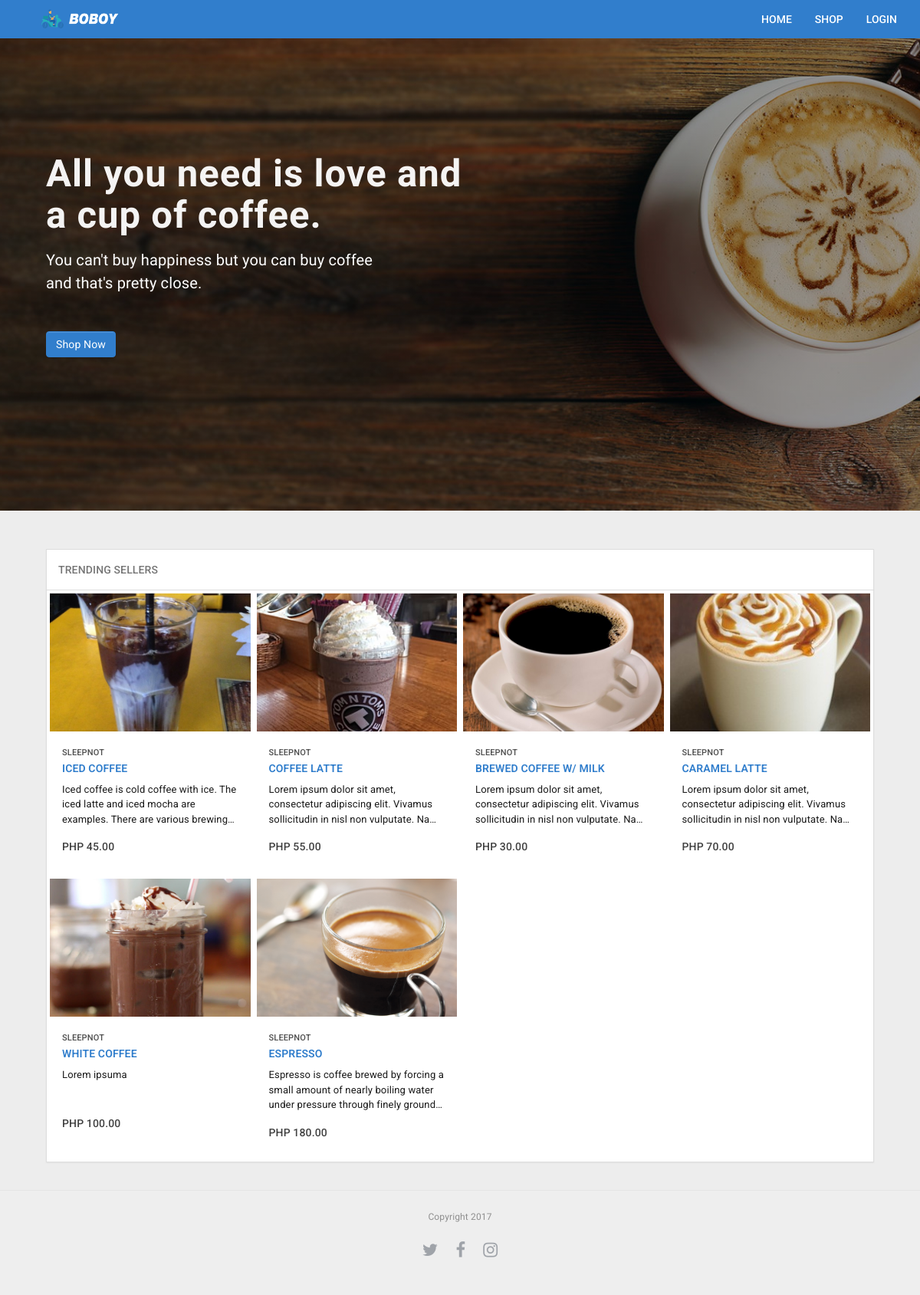
The page / on the database its author committed.
### tables this page shows
CREATE TABLE IF NOT EXISTS `items` (
  `item_id` int(8) unsigned NOT NULL AUTO_INCREMENT,
  `brand_id` int(3) NOT NULL DEFAULT '0',
  `item_name` varchar(255) NOT NULL DEFAULT '',
  `item_description` varchar(255) NOT NULL DEFAULT '',
  `item_size` varchar(255) NOT NULL DEFAULT '',
  `item_price` float(10,2) NOT NULL DEFAULT '0.00',
  `item_img` varchar(255) NOT NULL DEFAULT '',
  `item_status` int(11) NOT NULL DEFAULT '0',
  `created_at` datetime NOT NULL DEFAULT '0000-00-00 00:00:00',
  PRIMARY KEY (`item_id`),
  KEY `brand_id` (`brand_id`)
);

CREATE TABLE IF NOT EXISTS `brands` (
  `brand_id` int(10) unsigned NOT NULL AUTO_INCREMENT,
  `brand_name` varchar(255) NOT NULL DEFAULT '',
  `brand_status` int(11) NOT NULL DEFAULT '0',
  `update_checker` int(11) NOT NULL DEFAULT '0',
  KEY `id` (`brand_id`)
);

### classes/class.users.php (called while the page is built, shortened)
<?php
class Users{
    public function get_session(){
      if(isset($_SESSION['usr_login']) && $_SESSION['usr_login'] == true){
        return true;
      }
      else{
        return false;
      }
    }
}

### classes/class.items.php (called while the page is built, shortened)
<?php
class Items{
  public $db;
  public function __construct(){
    try{
    $this->db = new PDO("mysql:host=".DB_SERVER.";dbname=".DB_DATABASE, DB_USERNAME, DB_PASSWORD, array(PDO::ATTR_ERRMODE => PDO::ERRMODE_WARNING));
    }catch(PDOException $e){
      echo "Connection failed: " . $e->getMessage();
      exit;
    }
  }
    public function get_item_brand($id){
      $query = $this->db->prepare("SELECT brand_name FROM brands WHERE brand_id = ?");
      $query->bindParam(1,$id);
      $query->execute();
      $row = $query->fetch(PDO::FETCH_ASSOC);
      $value = $row['brand_name'];
      return $value;
    }
    public function get_home_items(){
      $query = $this->db->prepare("SELECT * FROM items,brands WHERE items.brand_id = brands.brand_id AND brand_status = 1");
      $query->execute();
      while($row = $query->fetch(PDO::FETCH_ASSOC)){
        $list[] = $row;
      }
      if(!empty($list)){
        return $list;
      }
    }
}

### modules/home/index.php (the view, shortened to what this page needs)
<div class="container-fluid">
    <div class="row">
        <div class="col-md-12">
            <div class="container-fluid">
                  <div class="panel panel-default" style="border:1px solid #ddd;">
                      <div class="panel-heading">
                          <span class="uppercase">Trending Sellers</span>
                      </div>
                      <div class="panel-body no-gap">
                          <div class="container-fluid" style="">
                              <div class="row aligned-row">
                                  <?php
                                  $home = $item->get_home_items();
                                  if($home){
                                    foreach($home as $i){
                                  ?>
                                  <div class="col-xs-6 col-sm-4 col-md-3 col-lg-3 shop-margin">
                                    <div class="item-holder">
                                      <a href="<?php echo $url_str;?>?mod=shop&item=<?php echo $i['item_id'];?>">
                                        <div class="item-image img-responsive" style="max-height:200px;background-image: url('<?php echo "img/upload/".$i['item_img'];?>');">
                                        </div>
                                        <div class="item-brand">
                                          <?php echo $item->get_item_brand($i['brand_id']);?>
                                        </div>
                                        <div class="item-name">
                                          <?php echo $i['item_name'];?>
                                        </div>
                                        <div class="item-description">
                                          <?php echo $i['item_description'];?>
                                        </div>
                                        <div class="item-price">
                                          PHP <?php echo $i['item_price'];?>
                                        </div>
                                      </a>
                                    </div>
                                  </div>
                                  <?php
                                    }
                                  }
                                  ?>
                              </div>
                          </div>
                      </div>
                  </div>
            </div>
        </div>
    </div>
</div>

### index.php (shortened to what this page needs)
<?php
include 'classes/class.users.php';
include 'classes/class.items.php';
$module = (isset($_GET['mod']) && $_GET['mod'] != '') ? $_GET['mod'] : '';
$user = new Users();
$item = new Items();
$brand = new Brands();
?>
<!DOCTYPE html>
  <head>
    <link href="css/bootstrap.min.css" rel="stylesheet">
    <link href="custom.css" rel="stylesheet" type="text/css">
    <link href="css/step-wizard.css" rel="stylesheet" type="text/css">
    <link href="css/bootstrap-theme.css" rel="stylesheet">
    <link rel="stylesheet" href="https://cdnjs.cloudflare.com/ajax/libs/font-awesome/4.6.3/css/font-awesome.min.css">
    <link href="css/dataTables.material.min.css" rel="stylesheet">
    <link href="css/material.min.css" rel="stylesheet">
    <link href="css/bootstrap-switch.min.css" rel="stylesheet">
    <link href="css/spinner.css" rel="stylesheet" type="text/css">
    <link href="css/chat.css" rel="stylesheet" type="text/css">
  </head>
  <body>
    <nav id="nav-id" class="navbar navbar-default navbar-fixed-top">
      <div class="container">
        <div class="navbar-header">
          <div style="margin-left: 24px;">
            <?php
            if(isset($_SESSION['usr_auth']) && $_SESSION['usr_auth'] == 1 || !isset($_SESSION['usr_auth'])){
            ?>
            <a class="navbar-brand" href="/" style="margin-top:0;padding-top:12px;"><img src="img/logo.png" height="25px"></a>
            <?php
            }else{?>
            <a class="navbar-brand example6" href="/?mod=cpanel"></a>
            <?php
            }
            ?>
          </div>
        </div>
        <div id="navbar" class="collapse navbar-collapse">
          <ul class="nav navbar-nav navbar-right">
            <?php
            if(isset($_SESSION['usr_auth']) && $_SESSION['usr_auth'] == 1 || !isset($_SESSION['usr_auth'])){
            ?>
            <li class=<?php if($module==null){ echo "active";}else{ echo '';}?>><a href="/" class="uppercase">Home</a></li>
            <?php
            }
            if(isset($_SESSION['usr_auth']) && $_SESSION['usr_auth'] == 1 || !isset($_SESSION['usr_auth'])){
            ?>
            <li class=<?php if($module=="shop"){ echo "active";}else{ echo '';}?>><a href="/?mod=shop" class="uppercase">Shop</a></li>
            <?php
            }
            if($user->get_session()){?>
              <?php
              if($_SESSION['usr_auth'] == 1){
              ?>
              <li class="<?php if($module==cart){ echo "active";}else{ echo '';}?>">
                <a class="uppercase" href="/?mod=cart"><span class="glyphicon glyphicon-shopping-cart"></span>&nbsp;<span class="badge" style="background-color:red;border:none;box-shadow:none;"><?php echo $item->count_cart($_SESSION['usr_id'])?></span></a>
              </li>
              <?php
              }
              ?>
              <li class="dropdown">
                <a class="dropdown-toggle" style="font-size:14px;font-weight:400;" data-toggle="dropdown" href=""><?php
                if($_SESSION['usr_auth']==2){
                  if($brand->get_brand_status($_SESSION['brand_id'])==1){?>
                    <span id="status-indicator" class="green">&#9679;</span>
                  <?php
                  }else{?>
                    <span id="status-indicator" class="orange">&#9679;</span>
                  <?php
                  }
                  if($_SESSION['usr_auth'] == 2){
                    echo $_SESSION['usr_name'];
                  }
                }else{?>
                  <span class="glyphicon glyphicon-user"></span>
                <?php
                }?>
                <span class="caret"></span></a>
                <ul class="dropdown-menu" style="background-color: #f7f7f7;">
                  <?php
                  if($_SESSION['usr_auth'] == 1){
                  ?>
                  <li class="dropdown-header" style="color: rgba(0,0,0,0.8); font-weight: 500; font-size: 14px;"><?php echo $_SESSION['usr_name'];?></li>
                  <li class="divider"></li>
                  <?php
                  }
                  ?>
                  <li class="dropdown-header">Account</li>
                  <?php
                  if($_SESSION['usr_auth'] == 1){
                  ?>
                  <li style=""><a href="/?mod=profile">My Profile</a></li>
                  <?php
                  }else{?>
                    <li style=""><a href="/?mod=cpanel">Control Panel</a></li>
                  <?php
                  }
                  ?>
                  <li><a id="btn-logout"  href="/logout.php">Logout</a></li>
                </ul>
              </li>
            <?php
            }else{?>
              <li><a class="uppercase" href="" data-toggle="modal" data-target="#modal-login">Login</a></li>
            <?php
            }
            ?>
          </ul>
        </div>
      </div>
      <?php
      $url_str = substr($_SERVER['REQUEST_URI'], 5);
      ?>
    </nav>
    <div class=""><?php
      if($module == null){?>
        <div class="header-wrapper">
        <?php
        require_once 'modules/home/header.php';
        ?>
        </div>
      <?php
      }
      ?>
      <div class="main"><?php
        switch($module){
          default:
            require_once 'modules/home/index.php';
            break;
        }
      ?>
      </div>
    </div>
    <footer id="myFooter">
        <div class="second-bar">
           <div class="container">
                <span style="width: 10px;">Copyright 2017</span>
                <div class="" style="margin:0;padding:0;">
                    <a href="#" target="_blank" class="twitter"><i class="fa fa-twitter"></i></a>
                    <a href="https://www.facebook.com/iamsleepnot/" target="_blank" class="facebook"><i class="fa fa-facebook"></i></a>
                    <a href="https://www.instagram.com/iamsleepnot/" target="_blank" class="instagram"><i class="fa fa-instagram"></i></a>
                </div>
            </div>
        </div>
    </footer>
  </body>
</html>

### modules/home/header.php
<div class="bg-header img-responsive" style="">
  <div class="container">
    <div class="col-md-12">
      <div class="container">
        <h2 class=" text-white header-text-big">All you need is love and a cup of coffee.</h2>
        <h2 class=" text-white header-text-small">You can't buy happiness but you can buy coffee and that's pretty close.</h2>
        <a class="btn btn-primary" href="#" style="margin-top:24px;">Shop Now</a>
      </div>
    </div>
  </div>
</div>

### custom.css (style rules this page uses)
body { background-color: #ededed; font-family: 'Roboto'; letter-spacing: 0.01em; }
.main { margin-top: 50px; }
.text-white { color: #fff; }
.header-text-big { width:50%; font-weight: 700; font-size: 3.5em; color: rgba(255,255,255,0.95); letter-spacing: 1px; font-family: 'Source Sans Pro'; margin:0; padding:0; line-height:1.1; }
.header-text-small { margin-top:16px; padding:0; font-size: 20px; width: 40%; display: block; font-weight: 300; font-family: 'Source Sans Pro'; line-height: 1.5; }
.uppercase { text-transform: uppercase; font-weight: 500; font-family: 'Roboto'; font-size: 14px; }
.bg-header { padding-top: 200px; background: linear-gradient( rgba(0, 0, 0, 0.4), rgba(0, 0, 0, 0.4) ), url('img/coffee-header.jpg'); background-position: center; background-size: cover; background-repeat: no-repeat; padding-bottom:200px; }
.navbar-fixed-top .active a { color: white !important; }
.navbar-default .navbar-nav > .active { background: #317ecc; }
.navbar-default .navbar-nav > .active > a, .navbar-default .navbar-nav > .active > a:hover, .navbar-default .navbar-nav > .active > a:focus { background: #317ecc; }
.panel-default>.panel-heading { color: #333; border-color: #ddd; }
.navbar.navbar-default { background-color: #99ccff; border: 0; -webkit-box-shadow: none; box-shadow: none; }
.navbar.navbar-default .navbar-collapse { border: 0; -webkit-box-shadow: none; box-shadow: none; }
.panel-default { border: none; border-radius:0px !important; }
.item-description { overflow: hidden; text-overflow: ellipsis; display: -webkit-box; -webkit-box-orient: vertical; -webkit-line-clamp: 2; height: 100px; }
.panel-heading { border-radius:0px; }
.item-holder { border: 0px solid; border-color: rgba(0,0,0,0.1) }
.item-brand { font-family: 'Roboto'; text-transform: uppercase; color: rgba(0,0,0,0.7); font-size: 11px; font-weight: 500; padding: 12px 16px 0px 16px; }
.item-holder a { text-decoration: none; }
.item-image { height: 180px; width: 100%; display: inline-block; background-size: cover; background-repeat: no-repeat; background-position: center; }
.item-name { font-family: 'Roboto'; text-transform: uppercase; color: #317ecc; font-size: 14px; font-weight: 600; padding: 0px 16px 0px 16px; overflow: hidden; margin: 0; display: -webkit-box; -webkit-line-clamp: 1; -webkit-box-orient: vertical; }
.item-description { color: rgba(0,0,0,0.9); font-family: 'Roboto'; font-size: 13px; line-height: 1.5; padding: 8px 16px 0px 16px; overflow: hidden; display: -webkit-box; -webkit-line-clamp: 3; -webkit-box-orient: vertical; min-height: 55px; height: auto; }
.item-price { color: rgba(0,0,0,0.75); font-family: 'Roboto'; font-weight: 500; font-size: 14px; padding: 16px 16px 24px 16px; }
.shop-margin { padding-top: 4px; padding-left: 4px; padding-right: 4px; padding-bottom: 4px; cursor:pointer; }
.container-fluid { max-width: 1140px; margin: 0 auto; }
#myFooter { background-color: #fff; color: rgba(0,0,0,0.4); margin-top: 16px; font-size: 12px; border-top:1px solid; border-color: rgba(0,0,0,0.1); }
#myFooter a { color: #d2d1d1; text-decoration: none; }
#myFooter .second-bar { text-align: center; background-color: #eee; padding-top:24px; padding-bottom:24px; }
#myFooter .second-bar a { font-size: 22px; color: #9fa3a9; padding-left: 10px; padding-right: 10px; padding-top:0; margin:0; transition: 0.2s; line-height: 68px; }
a { font-size:13px; font-weight: 400; }
.no-gap { margin:0 !important; padding:0 !important; }

### rows shown on the page
items: item_img (picture), brand.brand_name "SLEEPNOT", item_name "ICED COFFEE", item_description "Iced coffee is cold coffee with ice. The iced latte and iced mocha are examples. There are various…", item_price "45.00"
items: item_img (picture), brand.brand_name "SLEEPNOT", item_name "COFFEE LATTE", item_description "Lorem ipsum dolor sit amet, consectetur adipiscing elit. Vivamus sollicitudin in nisl non vulputate.…", item_price "55.00"
items: item_img (picture), brand.brand_name "SLEEPNOT", item_name "BREWED COFFEE W/ MILK", item_description "Lorem ipsum dolor sit amet, consectetur adipiscing elit. Vivamus sollicitudin in nisl non vulputate.…", item_price "30.00"
items: item_img (picture), brand.brand_name "SLEEPNOT", item_name "CARAMEL LATTE", item_description "Lorem ipsum dolor sit amet, consectetur adipiscing elit. Vivamus sollicitudin in nisl non vulputate.…", item_price "70.00"
items: item_img (picture), brand.brand_name "SLEEPNOT", item_name "WHITE COFFEE", item_description "Lorem ipsuma", item_price "100.00"
items: item_img (picture), brand.brand_name "SLEEPNOT", item_name "ESPRESSO", item_description "Espresso is coffee brewed by forcing a small amount of nearly boiling water under pressure through finely…", item_price "180.00"
